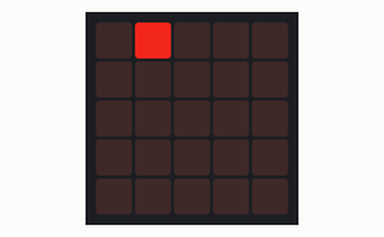
Recording of a program running on a simulated BBC micro:bit (MakeCode). Shown: the board's 5×5 LED display. Dim RGB values are drawn brighter than linear; random numbers come from a fixed seed.

Above: at 0.3 s.
At 5.16 s:
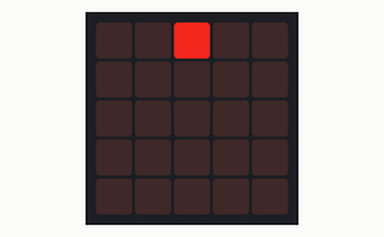
At 10.02 s:
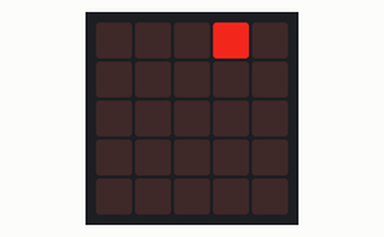
At 19.94 s:
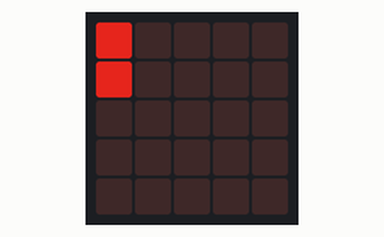
At 29.86 s:
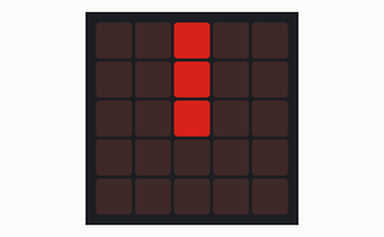
At 39.79 s:
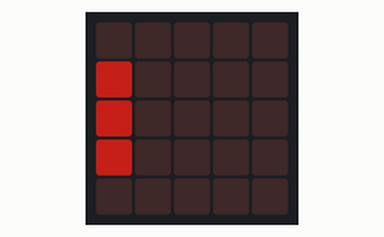

The program:

main.ts
```typescript
let x = 0
let y = 0
let intensite = 0
basic.forever(function () {
    x = randint(0, 4)
    y = -1
    intensite = 255
    for (let index = 0; index < 8; index++) {
        led.plot(x, y)
        basic.pause(200)
        y += 1
        intensite += -40
        led.setBrightness(intensite)
        led.unplot(x, y - 3)
    }
})
```

test.ts
```typescript
// les tests vont ici ; cela ne sera pas compilé si ce paquet est utilisé en tant qu'extension.
```
